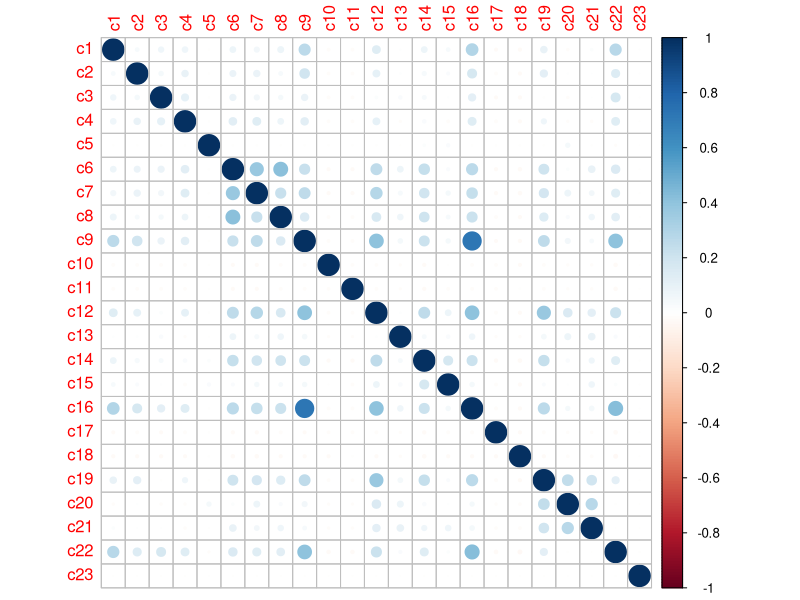
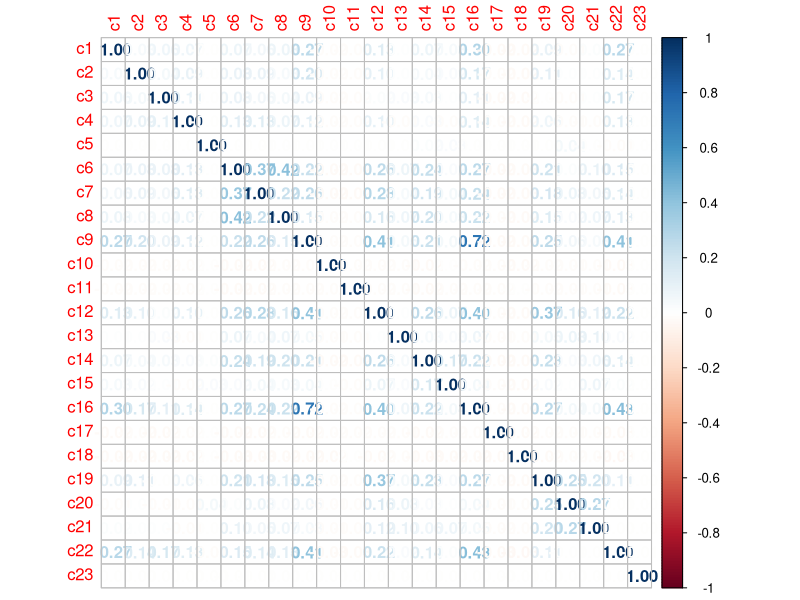
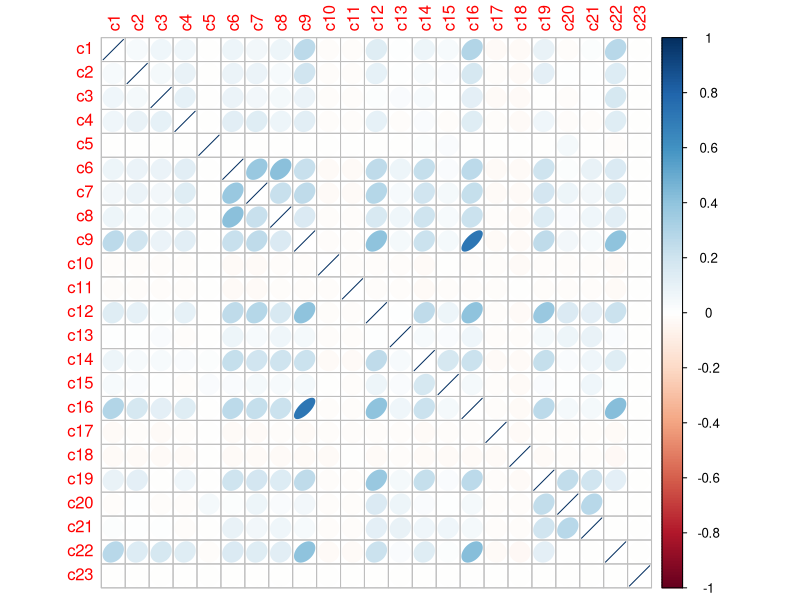
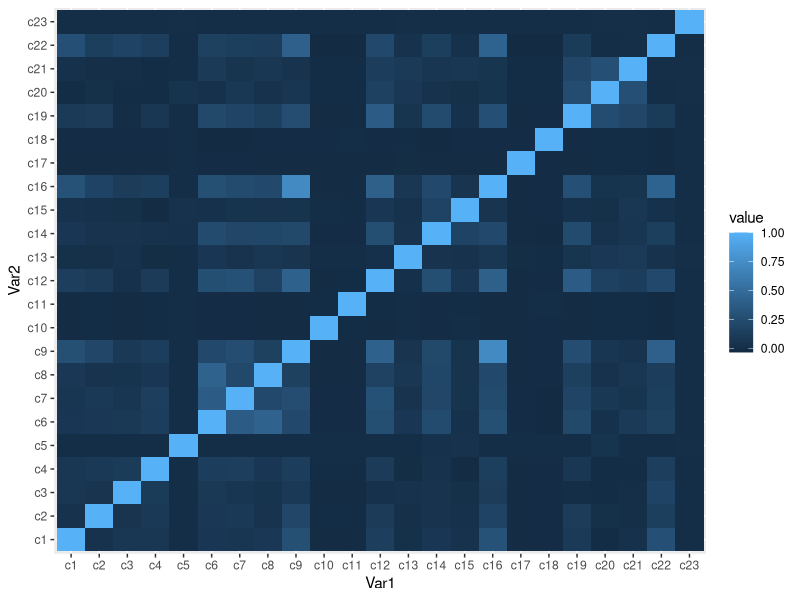

Here is the R script that generated these plots, in order:
## ---- chunk 1
library(dplyr)
library(tidyr)

awards_df <- read.csv("Awards_File.csv",stringsAsFactors=F)
awards_modified <- awards_df[,c(1,3,4,6)]
head(awards_modified)
awards_modified <- awards_modified %>%
  group_by(movie_id,year,category_id) %>%
  summarise(won=max(won))
awards_re_modified <- spread((awards_modified),category_id,won)
head(awards_re_modified)
award_categories <- unique(data.frame(category_id=awards_df$category_id,category_name=awards_df$category_name))
rownames(award_categories) <- NULL
names(awards_re_modified) <- c("movie_id", "year",  "c1",  "c2",  "c3",  "c4",  "c5", "c6",  "c7",  "c8",  "c9", "c10", "c11", "c12",
                               "c13", "c14", "c15","c16", "c17", "c18", "c19", "c20", "c21", "c22", "c23")
## ---- chunk 2
awards_mod <- awards_re_modified #create new var to preserve original
awards_mod[is.na(awards_mod)] <- 0 #set NA = 0
## ---- chunk 3

library(corrplot)
W <- cor(awards_mod[3:25]) #correlate c1:c23
corrplot(W, method = "circle")
## ---- chunk 4
corrplot(W, method = "number")
## ---- chunk 5
corrplot(W, method = "ellipse")
## ---- chunk 6
library(ggplot2)
library(reshape2)
qplot(x=Var1, y=Var2, data=melt(cor(awards_mod[3:25])), fill=value, geom="tile")
